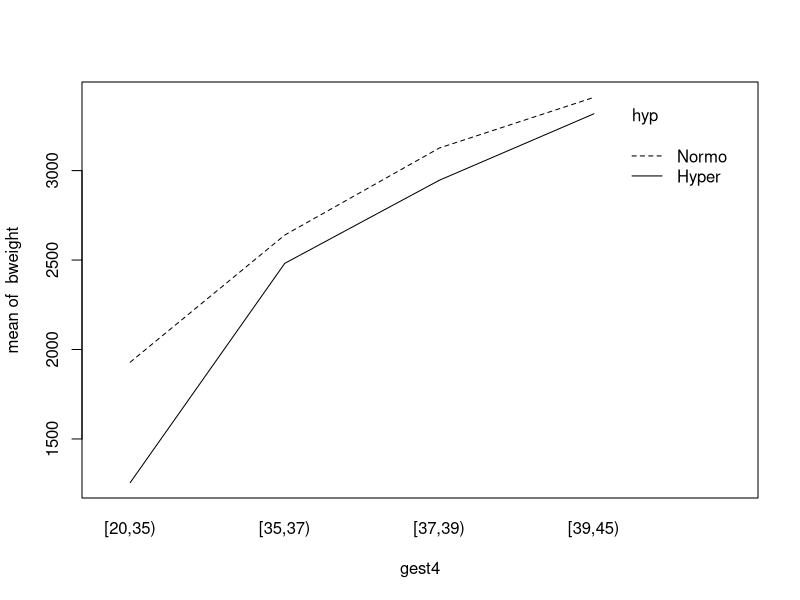
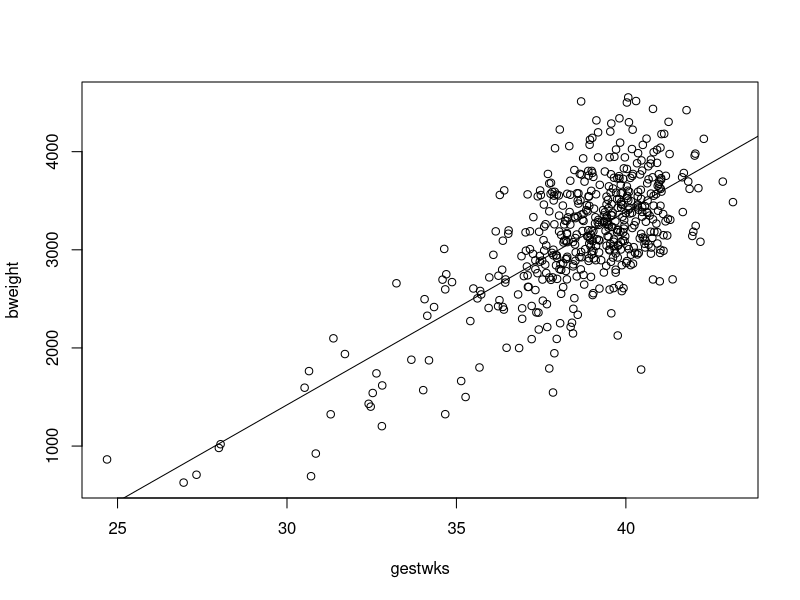
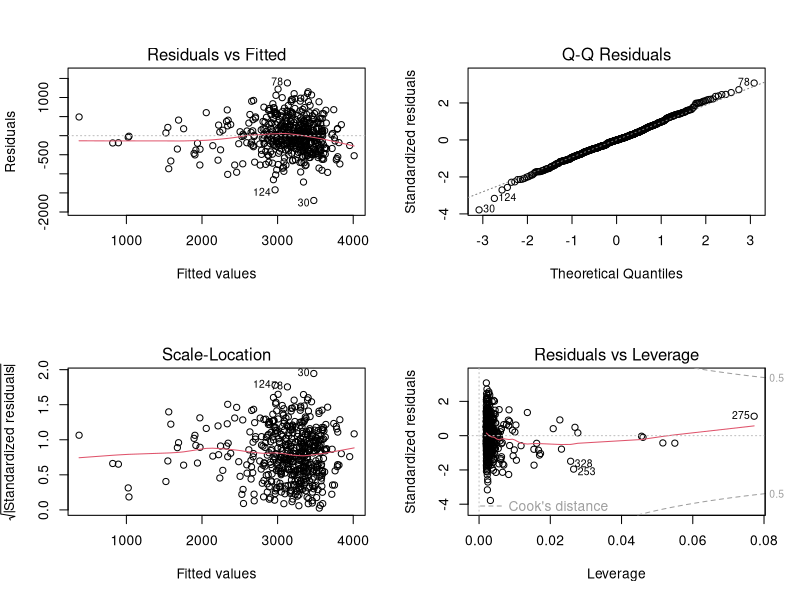
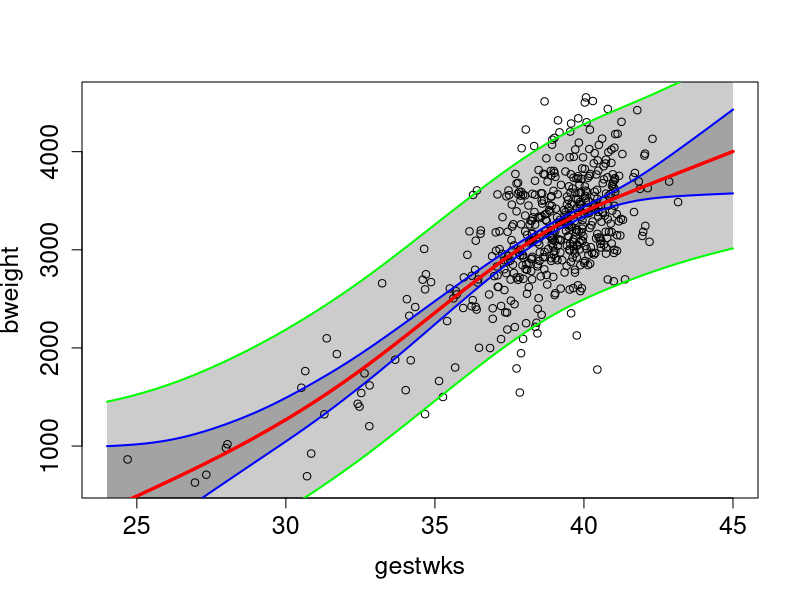
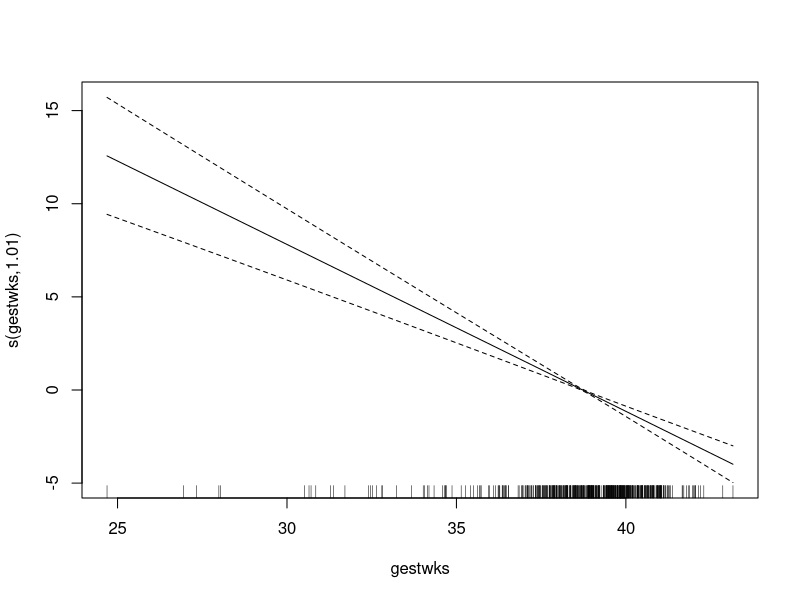
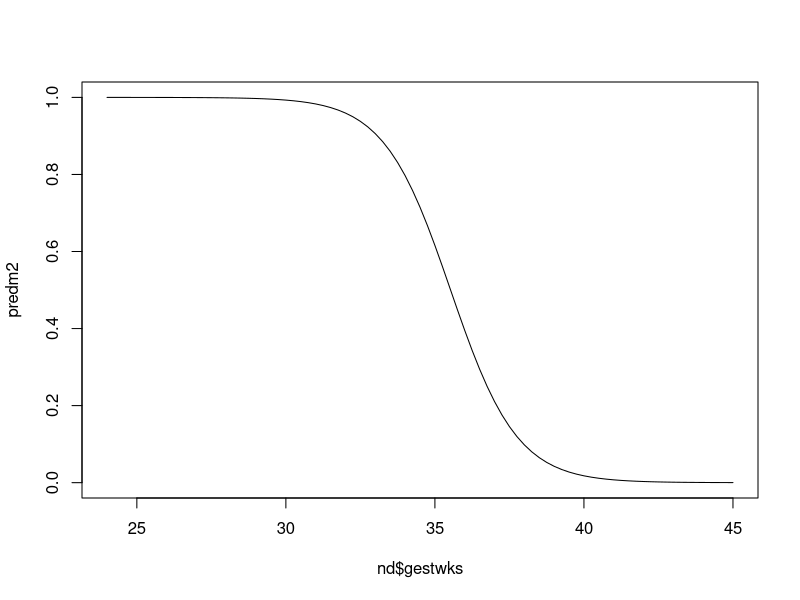
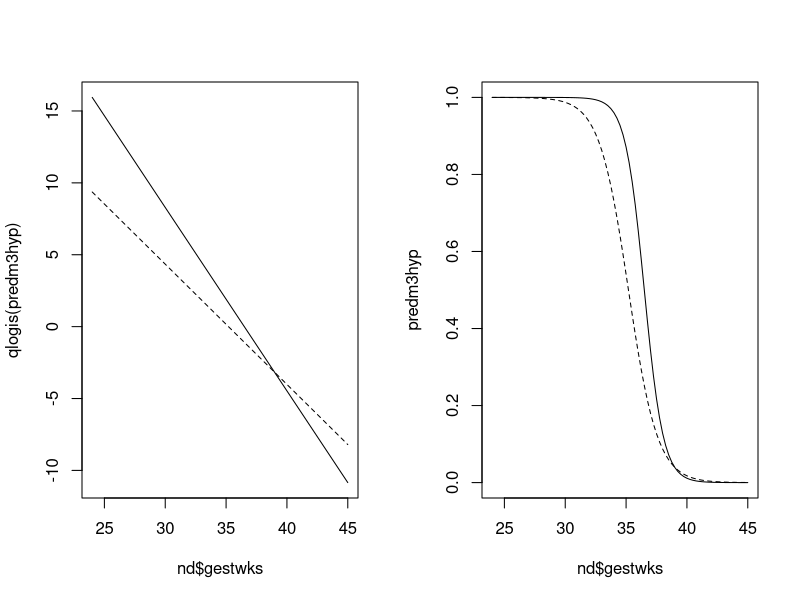

These figures' R source, in order:
### R code from vignette source '/home/runner/work/SPE/SPE/build/effects-s.rnw'

###################################################
### code chunk number 1: Run births-house
###################################################
library(Epi)
library(mgcv)
data(births)
str(births)


###################################################
### code chunk number 2: effects-s.rnw:92-98
###################################################
births$hyp <- factor(births$hyp, labels = c("Normo", "Hyper"))
births$sex <- factor(births$sex, labels = c("M", "F"))
births$agegrp <- cut(births$matage, 
    breaks = c(20, 25, 30, 35, 40, 45), right = FALSE)
births$gest4 <- cut(births$gestwks, 
    breaks = c(20, 35, 37, 39, 45), right = FALSE)


###################################################
### code chunk number 3: summary
###################################################
summary(births)
with(births, sd(bweight) )


###################################################
### code chunk number 4: t test for sex on bweight
###################################################
with( births, t.test(bweight ~ sex, var.equal=TRUE) )


###################################################
### code chunk number 5: Effects of sex on bweight
###################################################
effx(response=bweight, type="metric", exposure=sex, data=births)


###################################################
### code chunk number 6: Table of mean birth weight by sex
###################################################
stat.table(sex, mean(bweight), data=births)


###################################################
### code chunk number 7: lm of bweight by sex
###################################################
m1 <- glm(bweight ~ sex, family=gaussian, data=births)
summary(m1)


###################################################
### code chunk number 8: ci.lin of bweight by sex
###################################################
round( ci.lin(m1)[ , c(1,5,6)] , 1)


###################################################
### code chunk number 9: Effects of hyp on bweight
###################################################
effx(response=bweight, type="metric", exposure=hyp, data=births)


###################################################
### code chunk number 10: Effects of gest4 (four levels) on bweight
###################################################
effx(response=bweight,typ="metric",exposure=gest4,data=births)


###################################################
### code chunk number 11: Table of mean bweight by gest4
###################################################
stat.table(gest4,mean(bweight),data=births)


###################################################
### code chunk number 12: lm of gest4 on bweight
###################################################
m2 <- lm(bweight ~ gest4, data = births)
round( ci.lin(m2)[ , c(1,5,6)] , 1)


###################################################
### code chunk number 13: bweight-by-hyp-gest4
###################################################
par(mfrow=c(1,1))
with( births, interaction.plot(gest4, hyp, bweight) )


###################################################
### code chunk number 14: Effect of hyp on bweight stratified by gest4
###################################################
effx(bweight, type="metric", exposure=hyp, strata=gest4,data=births)


###################################################
### code chunk number 15: lm for hyp on bweight stratified by gest4
###################################################
m3 <- lm(bweight ~ gest4/hyp, data = births)
round( ci.lin(m3)[ , c(1,5,6)], 1) 


###################################################
### code chunk number 16: lmI for hyp on bweight stratified by gest4
###################################################
m3I <- lm(bweight ~ gest4 + hyp + gest4:hyp, data = births)
round( ci.lin(m3I)[ , c(1,5,6)], 1) 


###################################################
### code chunk number 17: lmIb for hyp on bweight stratified by gest4b
###################################################
births$gest4b <- Relevel( births$gest4, ref = 4)
m3Ib <- lm(bweight ~ gest4b*hyp, data = births)
round( ci.lin(m3Ib)[ , c(1,5,6)], 1) 


###################################################
### code chunk number 18: lmI for hyp on bweight stratified by gest4
###################################################
m3M <- lm(bweight ~ gest4 + hyp, data = births)
round( ci.lin(m3M)[ , c(1,5,6)], 1) 


###################################################
### code chunk number 19: test for hyp-gest4 interaction on bweight
###################################################
anova(m3I, m3M)


###################################################
### code chunk number 20: Effects of hyp on lowbw stratified by sex
###################################################
effx(bweight, type="metric", exposure=hyp, strata= sex, data=births)
m4S <- lm(bweight ~ sex/hyp, data = births)
round( ci.lin(m4S)[ , c(1,5,6)], 1) 
m4I <- lm(bweight ~ sex + hyp + sex:hyp, data = births)
round( ci.lin(m4I)[ , c(1,5,6)], 1) 


###################################################
### code chunk number 21: Effect of hyp on bweight controlled for sex
###################################################
effx(bweight, type="metric", exposure=hyp, control=sex, data=births)


###################################################
### code chunk number 22: lm for hyp on bweight controlled for sex
###################################################
m4 <- lm(bweight ~ sex + hyp, data = births)
ci.lin(m4)[ , c(1,5,6)]  


###################################################
### code chunk number 23: Linear effect of gestwks on bweight
###################################################
effx(response=bweight, type="metric", exposure=gestwks,data=births)
m5 <- lm(bweight ~ gestwks, data=births) ; ci.lin(m5)[ , c(1,5,6)]


###################################################
### code chunk number 24: Linear effect of gestwks on lowbw
###################################################
effx(response=lowbw, type="binary", exposure=gestwks,data=births)


###################################################
### code chunk number 25: Linear effect of gestwks on bweight stratified by agegrp
###################################################
effx(bweight, type="metric", exposure=gestwks, strata=agegrp, data=births)


###################################################
### code chunk number 26: Plot-bweight-by-gestwks
###################################################
with(births, plot(gestwks,bweight))
abline(m5)


###################################################
### code chunk number 27: bweight-gestwks-m5-diag
###################################################
par(mfrow=c(2,2))
plot(m5)


###################################################
### code chunk number 28: bweight-gestwks-mPs
###################################################
mPs <- gam( bweight ~ s(gestwks), data = births)		
summary(mPs)	


###################################################
### code chunk number 29: mPs-sig2
###################################################
mPs$sig2
sqrt(mPs$sig2)


###################################################
### code chunk number 30: plotFitPredInt
###################################################
plotFitPredInt <- function( xval, fit, pred, ...)
{
    matshade( xval, fit,  lwd=2, alpha=0.2)
    matshade( xval, pred, lwd=2, alpha=0.2)
    matlines( xval, fit,  lty=1, lwd=c(3,2,2), col=c("red","blue","blue") )
    matlines( xval, pred, lty=1, lwd=c(3,2,2), col=c("red","green","green") )
}


###################################################
### code chunk number 31: bweight-gestwks-mPs-plot
###################################################
nd <- data.frame(gestwks = seq(24, 45, by = 0.25) ) 	
pr.Ps <- predict( mPs, newdata=nd, se.fit=TRUE )
str(pr.Ps) # with se.fit=TRUE, only two columns: fitted value and its SE
fit.Ps <- cbind(pr.Ps$fit, 
                pr.Ps$fit - 2*pr.Ps$se.fit, 
                pr.Ps$fit + 2*pr.Ps$se.fit)
pred.Ps <- cbind(pr.Ps$fit,  # must add residual variance to se.fit^2
                 pr.Ps$fit - 2*sqrt( pr.Ps$se.fit^2 + mPs$sig2), 
                 pr.Ps$fit + 2*sqrt( pr.Ps$se.fit^2 + mPs$sig2))
par(mfrow=c(1,1))
with(births, plot(bweight ~ gestwks, xlim=c(24, 45), 
                  cex.axis=1.5, cex.lab=1.5) )
plotFitPredInt(nd$gestwks, fit.Ps, pred.Ps)


###################################################
### code chunk number 32: lowbw-hyp-table
###################################################
stat.table( index=list(hyp, lowbw), 
            contents=list(count(), percent(lowbw)),
            margins=TRUE, data=births)


###################################################
### code chunk number 33: lowbw-hyp-comp
###################################################
binRD <- glm(lowbw ~ hyp, family=binomial(link="identity"), data=births)
round(ci.lin(binRD)[, c(1,2,5:6)], 3)
binRR <- glm(lowbw ~ hyp, family=binomial(link="log"), data=births)
round(ci.lin(binRR, Exp=TRUE)[, c(1,2,5:7)], 3)
binOR <- glm(lowbw ~ hyp, family=binomial(link="logit"), data=births)
round(ci.lin(binOR, Exp=TRUE)[, c(1,2,5:7)], 3)
effx(response=lowbw, type="binary", exposure=hyp, data=births)


###################################################
### code chunk number 34: lowbw-gestwks-table
###################################################
stat.table( index=list(gest4, lowbw),
          contents=list(count(), percent(lowbw)),
          margins=TRUE, data=births)


###################################################
### code chunk number 35: lowbw-gestwks-spline
###################################################
binm1 <- gam(lowbw ~ s(gestwks), family=binomial(link="logit"), data=births)
summary(binm1)
plot(binm1)


###################################################
### code chunk number 36: lowbw-gestwks-logitlin
###################################################
binm2 <- glm(lowbw ~ I(gestwks-40), family=binomial(link="logit"), data=births)
round(ci.lin(binm2, Exp=TRUE)[, c(1,2,5:7)], 3)


###################################################
### code chunk number 37: lowbw-gestwks-pred
###################################################
predm2 <- predict(binm2, newdata=nd, type="response")
plot( nd$gestwks, predm2, type="l")


###################################################
### code chunk number 38: lowbw-gestwks-hyp
###################################################
binm3 <- glm(lowbw ~ hyp*I(gestwks-40), family=binomial, data=births)
round(ci.lin(binm3, Exp=TRUE)[, c(1,2,5:7)], 3)


###################################################
### code chunk number 39: lowbw-gestwks-hyp-pred
###################################################
predm3hyp <- predict(binm3, 
   newdata=data.frame(hyp="Hyper", nd), type="response")
predm3nor <- predict(binm3, 
   newdata=data.frame(hyp="Normo", nd), type="response")
par(mfrow=c(1,2))
plot( nd$gestwks, qlogis(predm3hyp), type="l")
lines( nd$gestwks, qlogis(predm3nor), lty=2)
plot( nd$gestwks, predm3hyp, type="l")
lines( nd$gestwks, predm3nor, lty=2)
